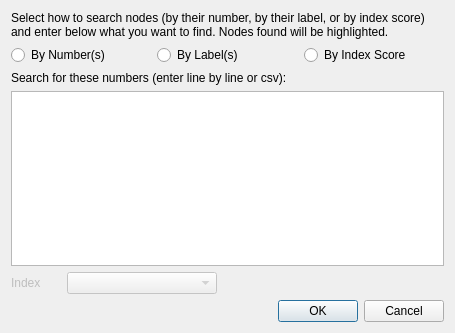
<?xml version="1.0" encoding="UTF-8"?>
<ui version="4.0">
 <class>DialogNodeFind</class>
 <widget class="QDialog" name="DialogNodeFind">
  <property name="geometry">
   <rect>
    <x>0</x>
    <y>0</y>
    <width>455</width>
    <height>333</height>
   </rect>
  </property>
  <property name="minimumSize">
   <size>
    <width>450</width>
    <height>300</height>
   </size>
  </property>
  <property name="windowTitle">
   <string>Find nodes (and select them)</string>
  </property>
  <layout class="QGridLayout" name="gridLayout">
   <item row="0" column="0" colspan="2">
    <widget class="QLabel" name="label">
     <property name="text">
      <string>&lt;html&gt;&lt;head/&gt;&lt;body&gt;&lt;p&gt;Select how to search nodes (by their number, by their label, or by index score) and enter below what you want to find. Nodes found will be highlighted.&lt;/p&gt;&lt;/body&gt;&lt;/html&gt;</string>
     </property>
     <property name="textFormat">
      <enum>Qt::RichText</enum>
     </property>
     <property name="wordWrap">
      <bool>true</bool>
     </property>
    </widget>
   </item>
   <item row="1" column="0" colspan="2">
    <layout class="QHBoxLayout" name="horizontalLayout">
     <item>
      <widget class="QRadioButton" name="numbersRadioBtn">
       <property name="text">
        <string>By Number(s)</string>
       </property>
      </widget>
     </item>
     <item>
      <widget class="QRadioButton" name="labelsRadioBtn">
       <property name="text">
        <string>By Label(s)</string>
       </property>
      </widget>
     </item>
     <item>
      <widget class="QRadioButton" name="indexRadioBtn">
       <property name="text">
        <string>By Index Score</string>
       </property>
      </widget>
     </item>
    </layout>
   </item>
   <item row="2" column="0" colspan="2">
    <widget class="QLabel" name="textEditLabel">
     <property name="text">
      <string>Search for these numbers (enter line by line or csv):</string>
     </property>
     <property name="textFormat">
      <enum>Qt::RichText</enum>
     </property>
     <property name="wordWrap">
      <bool>true</bool>
     </property>
    </widget>
   </item>
   <item row="3" column="0" colspan="2">
    <widget class="QPlainTextEdit" name="plainTextEdit">
     <property name="font">
      <font>
       <italic>false</italic>
      </font>
     </property>
     <property name="toolTip">
      <string>&lt;!DOCTYPE HTML PUBLIC &quot;-//W3C//DTD HTML 4.0//EN&quot; &quot;http://www.w3.org/TR/REC-html40/strict.dtd&quot;&gt;
&lt;html&gt;&lt;head&gt;&lt;meta name=&quot;qrichtext&quot; content=&quot;1&quot; /&gt;&lt;style type=&quot;text/css&quot;&gt;
p, li { white-space: pre-wrap; }
&lt;/style&gt;&lt;/head&gt;&lt;body style=&quot; font-family:'DejaVu Sans'; font-size:10pt; font-weight:400; font-style:normal;&quot;&gt;
&lt;p style=&quot; margin-top:12px; margin-bottom:12px; margin-left:0px; margin-right:0px; -qt-block-indent:0; text-indent:0px;&quot;&gt;&lt;span style=&quot; font-weight:600;&quot;&gt;Find and select nodes (by numbers, labels or index score)&lt;/span&gt;&lt;/p&gt;
&lt;p style=&quot; margin-top:12px; margin-bottom:12px; margin-left:0px; margin-right:0px; -qt-block-indent:0; text-indent:0px;&quot;&gt;To find nodes by their number, enter numbers either comma-separated or line by line or array &lt;br /&gt;&lt;span style=&quot; font-style:italic;&quot;&gt;i.e. 1,2,3 or 1-10) &lt;/span&gt;&lt;/p&gt;
&lt;p style=&quot; margin-top:12px; margin-bottom:12px; margin-left:0px; margin-right:0px; -qt-block-indent:0; text-indent:0px;&quot;&gt;To find nodes by their label enter words either comma separated or line by line &lt;br /&gt;&lt;span style=&quot; font-style:italic;&quot;&gt;i.e. jim,julia&lt;/span&gt; &lt;/p&gt;
&lt;p style=&quot; margin-top:12px; margin-bottom:12px; margin-left:0px; margin-right:0px; -qt-block-indent:0; text-indent:0px;&quot;&gt;To find and select nodes by their index score, enter the desired score in the form: &lt;br /&gt;&lt;span style=&quot; font-style:italic;&quot;&gt;&amp;gt; threshold&lt;/span&gt;&lt;/p&gt;
&lt;p style=&quot; margin-top:12px; margin-bottom:12px; margin-left:0px; margin-right:0px; -qt-block-indent:0; text-indent:0px;&quot;&gt;or &lt;/p&gt;
&lt;p style=&quot; margin-top:12px; margin-bottom:12px; margin-left:0px; margin-right:0px; -qt-block-indent:0; text-indent:0px;&quot;&gt;&lt;span style=&quot; font-style:italic;&quot;&gt;&amp;lt; threshold&lt;/span&gt;&lt;/p&gt;
&lt;p style=&quot; margin-top:12px; margin-bottom:12px; margin-left:0px; margin-right:0px; -qt-block-indent:0; text-indent:0px;&quot;&gt;and select the index in the menu below&lt;/p&gt;
&lt;p style=&quot; margin-top:12px; margin-bottom:12px; margin-left:0px; margin-right:0px; -qt-block-indent:0; text-indent:0px;&quot;&gt;&lt;br /&gt;&lt;/p&gt;&lt;/body&gt;&lt;/html&gt;</string>
     </property>
     <property name="plainText">
      <string/>
     </property>
    </widget>
   </item>
   <item row="4" column="0">
    <layout class="QHBoxLayout" name="horizontalLayout_2">
     <item>
      <widget class="QLabel" name="indexLabel">
       <property name="enabled">
        <bool>false</bool>
       </property>
       <property name="minimumSize">
        <size>
         <width>50</width>
         <height>0</height>
        </size>
       </property>
       <property name="text">
        <string>Index</string>
       </property>
      </widget>
     </item>
     <item>
      <widget class="QComboBox" name="indexCombo">
       <property name="enabled">
        <bool>false</bool>
       </property>
       <property name="minimumSize">
        <size>
         <width>150</width>
         <height>0</height>
        </size>
       </property>
      </widget>
     </item>
    </layout>
   </item>
   <item row="5" column="1">
    <widget class="QDialogButtonBox" name="buttonBox">
     <property name="orientation">
      <enum>Qt::Horizontal</enum>
     </property>
     <property name="standardButtons">
      <set>QDialogButtonBox::Cancel|QDialogButtonBox::Ok</set>
     </property>
    </widget>
   </item>
  </layout>
 </widget>
 <resources/>
 <connections>
  <connection>
   <sender>buttonBox</sender>
   <signal>accepted()</signal>
   <receiver>DialogNodeFind</receiver>
   <slot>accept()</slot>
   <hints>
    <hint type="sourcelabel">
     <x>248</x>
     <y>254</y>
    </hint>
    <hint type="destinationlabel">
     <x>157</x>
     <y>274</y>
    </hint>
   </hints>
  </connection>
  <connection>
   <sender>buttonBox</sender>
   <signal>rejected()</signal>
   <receiver>DialogNodeFind</receiver>
   <slot>reject()</slot>
   <hints>
    <hint type="sourcelabel">
     <x>316</x>
     <y>260</y>
    </hint>
    <hint type="destinationlabel">
     <x>286</x>
     <y>274</y>
    </hint>
   </hints>
  </connection>
 </connections>
</ui>
